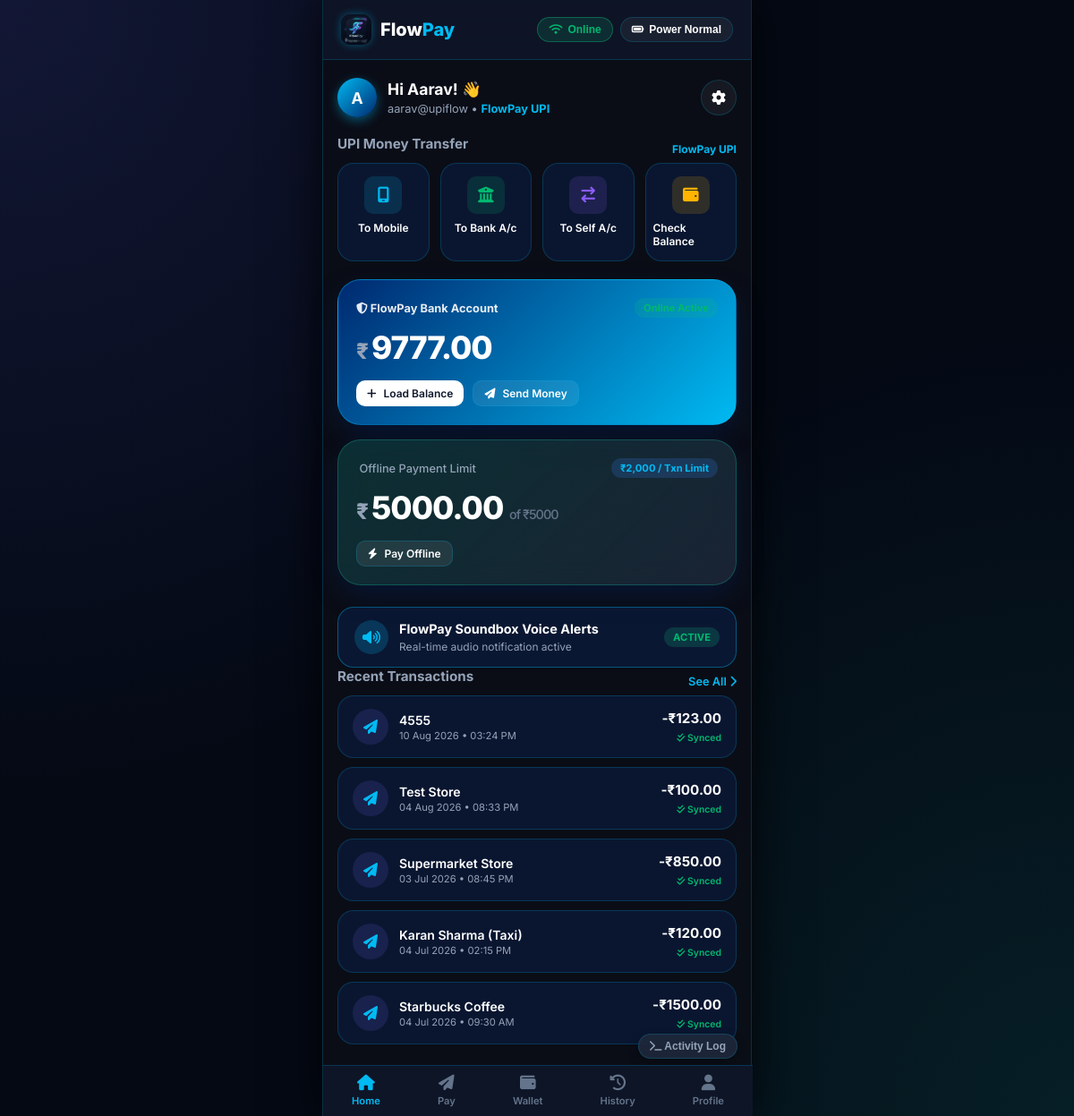
The page / (signed in) on the database its author committed.
### tables this page shows
CREATE TABLE user_profile (
            id INTEGER PRIMARY KEY DEFAULT 1,
            name TEXT,
            phone TEXT,
            upi_id TEXT,
            bank_name TEXT,
            account_number TEXT,
            ifsc TEXT,
            pin TEXT,
            balance REAL,
            offline_limit REAL,
            offline_limit_remaining REAL,
            is_online INTEGER DEFAULT 1,
            is_low_battery INTEGER DEFAULT 0
        );

CREATE TABLE transactions (
            id TEXT PRIMARY KEY,
            amount REAL,
            receiver_name TEXT,
            receiver_upi TEXT,
            date TEXT,
            time TEXT,
            status TEXT,
            is_offline INTEGER
        );

### app.py (the view)
@app.route('/')
def index():
    user = get_user_data()
    txns = get_transactions_list()
    logs = get_recent_logs()
    pending_count = len([t for t in txns if t['status'] == 'Pending Sync'])
    return render_template('index.html', user=user, transactions=txns[:5], pending_count=pending_count, logs=logs)

### app.py (called while the page is built)
def get_db_connection():
    conn = sqlite3.connect(DATABASE_FILE)
    conn.row_factory = sqlite3.Row
    return conn

def get_user_data():
    conn = get_db_connection()
    user = conn.cursor().execute('SELECT * FROM user_profile WHERE id = 1').fetchone()
    conn.close()
    return dict(user) if user else None

def get_transactions_list():
    conn = get_db_connection()
    txns = conn.cursor().execute('SELECT * FROM transactions ORDER BY rowid DESC').fetchall()
    conn.close()
    return [dict(t) for t in txns]

def get_recent_logs(limit=30):
    conn = get_db_connection()
    logs = conn.cursor().execute('SELECT * FROM system_logs ORDER BY id DESC LIMIT ?', (limit,)).fetchall()
    conn.close()
    return [dict(l) for l in logs]

@app.before_request
def check_auth():
    allowed_routes = ['login', 'static', 'api_login']
    if not session.get('authenticated') and request.endpoint not in allowed_routes:
        return redirect(url_for('login'))

### templates/index.html (shortened to what this page needs)
{% extends "base.html" %}
{% block content %}
<div class="dashboard-wrapper">
    <div class="welcome-header">
        <div class="user-info">
            <div class="avatar" style="background: linear-gradient(135deg, #00BAF2, #002970); color: #fff;">
                <span>{{ user.name[0] }}</span>
            </div>
            <div>
                <h2 class="user-greeting">Hi {{ user.name.split()[0] }}! 👋</h2>
                <span class="user-upi">{{ user.upi_id }} • <strong style="color: var(--primary);">FlowPay UPI</strong></span>
            </div>
        </div>
        <a href="{{ url_for('settings') }}" class="btn-icon" title="Settings">
            <i class="fa-solid fa-gear"></i>
        </a>
    </div>
    <div class="section-title" style="display: flex; justify-content: space-between; align-items: center;">
        <h3>UPI Money Transfer</h3>
        <span style="font-size: 0.75rem; color: var(--primary); font-weight: 700;">FlowPay UPI</span>
    </div>
    <div class="quick-actions-grid" style="grid-template-columns: repeat(4, 1fr); margin-bottom: 20px;">
        <a href="{{ url_for('pay') }}" class="action-tile">
            <div class="tile-icon" style="background: rgba(0, 186, 242, 0.15); color: #00BAF2;"><i class="fa-solid fa-mobile-screen"></i></div>
            <span>To Mobile</span>
        </a>
        <a href="{{ url_for('pay') }}" class="action-tile">
            <div class="tile-icon" style="background: rgba(0, 185, 112, 0.15); color: #00B970;"><i class="fa-solid fa-building-columns"></i></div>
            <span>To Bank A/c</span>
        </a>
        <a href="{{ url_for('wallet') }}" class="action-tile">
            <div class="tile-icon" style="background: rgba(139, 92, 246, 0.15); color: #8B5CF6;"><i class="fa-solid fa-arrow-right-arrow-left"></i></div>
            <span>To Self A/c</span>
        </a>
        <a href="{{ url_for('history') }}" class="action-tile">
            <div class="tile-icon" style="background: rgba(255, 180, 0, 0.15); color: #FFB400;"><i class="fa-solid fa-wallet"></i></div>
            <span>Check Balance</span>
        </a>
    </div>
    <div class="cards-grid">
        <div class="balance-card" style="background: linear-gradient(135deg, #002970 0%, #00BAF2 100%); border-color: rgba(0, 186, 242, 0.4);">
            <div class="card-top">
                <span class="card-label" style="color: rgba(255,255,255,0.9); font-weight: 700;"><i class="fa-solid fa-shield-halved"></i> FlowPay Bank Account</span>
                <span class="badge {% if user.is_online %}badge-success{% else %}badge-warning{% endif %}">
                </span>
            </div>
            <div class="balance-amount">
                <span class="currency">₹</span>{{ "%.2f"|format(user.balance) }}
            </div>
            <div class="card-actions">
                <a href="{{ url_for('wallet') }}" class="btn btn-sm btn-light">
                    <i class="fa-solid fa-plus"></i> Load Balance
                </a>
                <a href="{{ url_for('pay') }}" class="btn btn-sm btn-light-outline">
                    <i class="fa-solid fa-paper-plane"></i> Send Money
                </a>
            </div>
        </div>
        <div class="balance-card gradient-secondary">
            <div class="card-top">
                <span class="card-label"> Offline Payment Limit</span>
                <span class="badge badge-info">₹2,000 / Txn Limit</span>
            </div>
            <div class="balance-amount">
                <span class="currency">₹</span>{{ "%.2f"|format(user.offline_limit_remaining) }}
                <span class="sub-text">of ₹{{ "%.0f"|format(user.offline_limit) }}</span>
            </div>
            <div class="card-actions">
                {% if pending_count > 0 %}
                <a href="{{ url_for('sync') }}" class="btn btn-sm btn-warning blink-effect">
                    <i class="fa-solid fa-rotate"></i> Sync {{ pending_count }} Pending
                </a>
                {% else %}
                <a href="{{ url_for('pay') }}" class="btn btn-sm btn-light-outline">
                    <i class="fa-solid fa-bolt"></i> Pay Offline
                </a>
                {% endif %}
            </div>
        </div>
    </div>
    <div class="card mb-4" style="background: rgba(11, 25, 54, 0.9); border: 1px solid var(--primary-glow); padding: 14px 18px; border-radius: var(--radius-md);">
        <div style="display: flex; align-items: center; justify-content: space-between;">
            <div style="display: flex; align-items: center; gap: 12px;">
                <div style="width: 38px; height: 38px; border-radius: 50%; background: rgba(0, 186, 242, 0.2); display: flex; align-items: center; justify-content: center; color: var(--primary);">
                    <i class="fa-solid fa-volume-high"></i>
                </div>
                <div>
                    <h4 style="font-size: 0.9rem; font-weight: 700; margin: 0;">FlowPay Soundbox Voice Alerts</h4>
                    <span style="font-size: 0.75rem; color: var(--text-secondary);">Real-time audio notification active</span>
                </div>
            </div>
            <span class="badge badge-success">ACTIVE</span>
        </div>
    </div>
    <div class="section-header mt-4">
        <h3>Recent Transactions</h3>
        <a href="{{ url_for('history') }}" class="see-all">See All <i class="fa-solid fa-chevron-right"></i></a>
    </div>
    <div class="transactions-list">
        {% if transactions %}
            {% for t in transactions %}
            <div class="transaction-item">
                <div class="tx-icon {% if t.is_offline %}tx-offline{% else %}tx-online{% endif %}">
                    <i class="fa-solid {% if t.receiver_name == 'Loaded to Wallet' %}fa-arrow-down-left{% elif t.receiver_name == 'Withdrawn to Bank Account' %}fa-arrow-up-right{% else %}fa-paper-plane{% endif %}"></i>
                </div>
                <div class="tx-details">
                    <div class="tx-title">{{ t.receiver_name }}</div>
                    <div class="tx-sub">{{ t.date }} • {{ t.time }}</div>
                </div>
                <div class="tx-amount-col">
                    <div class="tx-amount {% if 'Loaded' in t.receiver_name %}tx-plus{% else %}tx-minus{% endif %}">
                        {% if 'Loaded' in t.receiver_name %}+{% else %}-{% endif %}₹{{ "%.2f"|format(t.amount) }}
                    </div>
                    <span class="status-tag {% if t.status == 'Synced' %}tag-synced{% else %}tag-pending{% endif %}">
                        <i class="fa-solid {% if t.status == 'Synced' %}fa-check-double{% else %}fa-clock{% endif %}"></i>
                        {{ t.status }}
                    </span>
                </div>
            </div>
            {% endfor %}
        {% else %}
            <div class="empty-state">
                <i class="fa-solid fa-receipt icon-empty"></i>
                <p>No transactions yet.</p>
            </div>
        {% endif %}
    </div>
</div>
{% endblock %}

### templates/base.html (shortened to what this page needs)
<!DOCTYPE html>
<html lang="en">
<head>
    <link rel="stylesheet" href="https://cdnjs.cloudflare.com/ajax/libs/font-awesome/6.5.1/css/all.min.css">
    <link rel="stylesheet" href="{{ url_for('static', filename='css/style.css') }}">
</head>
<body class="{% if user and user.is_low_battery %}low-battery-mode{% endif %}">
    <div class="app-shell">
        <header class="top-bar">
            <div class="brand">
                <a href="{{ url_for('index') }}" class="logo-link">
                    <img src="{{ url_for('static', filename='images/flowpay_logo.png') }}" alt="FlowPay Logo" class="brand-logo-img">
                    <span class="logo-text">Flow<span class="accent">Pay</span></span>
                </a>
            </div>
            {% if user %}
            <div class="status-controls">
                <button id="toggle-network-btn" class="status-pill {% if user.is_online %}online{% else %}offline{% endif %}" onclick="toggleNetwork()" title="Click to toggle Network simulation">
                    <i class="fa-solid {% if user.is_online %}fa-wifi{% else %}fa-plane{% endif %}"></i>
                    <span>{% if user.is_online %}Online{% else %}Offline Mode{% endif %}</span>
                </button>
                <button id="toggle-battery-btn" class="status-pill {% if user.is_low_battery %}battery-low{% else %}battery-ok{% endif %}" onclick="toggleBattery()" title="Click to toggle Low Power mode simulation">
                    <i class="fa-solid {% if user.is_low_battery %}fa-battery-quarter{% else %}fa-battery-full{% endif %}"></i>
                    <span>{% if user.is_low_battery %}12% Power{% else %}Power Normal{% endif %}</span>
                </button>
            </div>
            {% endif %}
        </header>
        <main class="content-area">
            {% block content %}{% endblock %}
        </main>
        {% if user %}
        <nav class="bottom-nav">
            <a href="{{ url_for('index') }}" class="nav-item {% if request.endpoint == 'index' %}active{% endif %}">
                <i class="fa-solid fa-house"></i>
                <span>Home</span>
            </a>
            <a href="{{ url_for('pay') }}" class="nav-item {% if request.endpoint == 'pay' %}active{% endif %}">
                <i class="fa-solid fa-paper-plane"></i>
                <span>Pay</span>
            </a>
            <a href="{{ url_for('wallet') }}" class="nav-item {% if request.endpoint == 'wallet' %}active{% endif %}">
                <i class="fa-solid fa-wallet"></i>
                <span>Wallet</span>
            </a>
            <a href="{{ url_for('history') }}" class="nav-item {% if request.endpoint == 'history' %}active{% endif %}">
                <i class="fa-solid fa-clock-rotate-left"></i>
                <span>History</span>
            </a>
            <a href="{{ url_for('profile') }}" class="nav-item {% if request.endpoint == 'profile' %}active{% endif %}">
                <i class="fa-solid fa-user"></i>
                <span>Profile</span>
            </a>
        </nav>
        <div class="log-trigger">
            <button class="btn-log-toggle" onclick="openLogsModal()">
                <i class="fa-solid fa-terminal"></i> Activity Log
            </button>
        </div>
        {% endif %}
    </div>
</body>
</html>

### rows shown on the page
user_profile: name "A", name "Aarav", upi_id "aarav@upiflow", balance "9777.00", offline_limit_remaining "5000.00", offline_limit "5000"
transactions: receiver_name "4555", date "10 Aug 2026", time "03:24 PM", amount "123.00", status "Synced"
transactions: receiver_name "Test Store", date "04 Aug 2026", time "08:33 PM", amount "100.00", status "Synced"
transactions: receiver_name "Supermarket Store", date "03 Jul 2026", time "08:45 PM", amount "850.00", status "Synced"
transactions: receiver_name "Karan Sharma (Taxi)", date "04 Jul 2026", time "02:15 PM", amount "120.00", status "Synced"
transactions: receiver_name "Starbucks Coffee", date "04 Jul 2026", time "09:30 AM", amount "1500.00", status "Synced"
